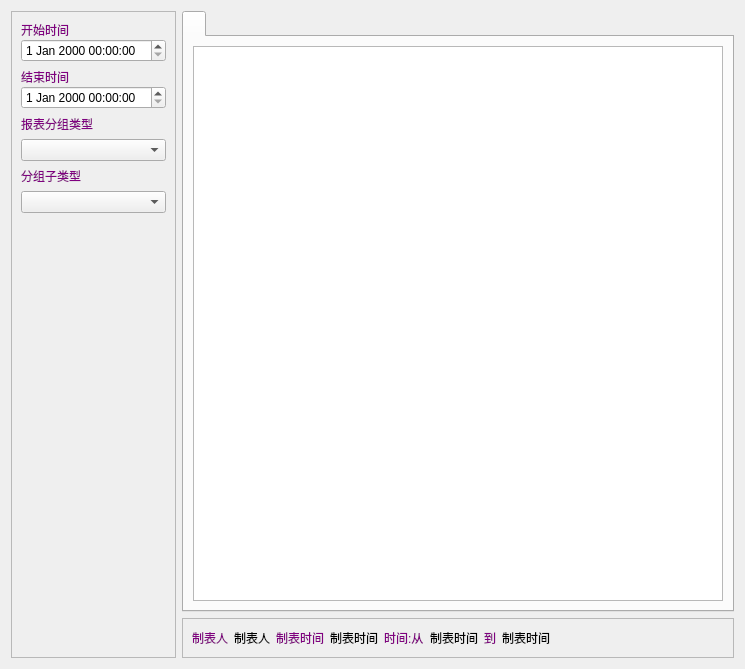
<?xml version="1.0" encoding="UTF-8"?>
<ui version="4.0">
 <class>w_rpt_report_cashreport_Dialog</class>
 <widget class="QDialog" name="w_rpt_report_cashreport_Dialog">
  <property name="geometry">
   <rect>
    <x>0</x>
    <y>0</y>
    <width>745</width>
    <height>669</height>
   </rect>
  </property>
  <property name="windowTitle">
   <string>Dialog</string>
  </property>
  <layout class="QHBoxLayout" name="horizontalLayout">
   <item>
    <widget class="QFrame" name="frame">
     <property name="minimumSize">
      <size>
       <width>0</width>
       <height>0</height>
      </size>
     </property>
     <property name="maximumSize">
      <size>
       <width>16777215</width>
       <height>16777215</height>
      </size>
     </property>
     <property name="frameShape">
      <enum>QFrame::StyledPanel</enum>
     </property>
     <property name="frameShadow">
      <enum>QFrame::Raised</enum>
     </property>
     <layout class="QVBoxLayout" name="verticalLayout_5" stretch="0,0,0,0,0,0,0,1">
      <property name="leftMargin">
       <number>9</number>
      </property>
      <property name="rightMargin">
       <number>9</number>
      </property>
      <item>
       <layout class="QVBoxLayout" name="verticalLayout_2">
        <property name="spacing">
         <number>0</number>
        </property>
        <item>
         <widget class="QLabel" name="label">
          <property name="styleSheet">
           <string notr="true">color:purple;</string>
          </property>
          <property name="text">
           <string>开始时间</string>
          </property>
         </widget>
        </item>
        <item>
         <widget class="lds_datetimeEdit" name="dateTimeEdit"/>
        </item>
       </layout>
      </item>
      <item>
       <layout class="QVBoxLayout" name="verticalLayout_3">
        <property name="spacing">
         <number>0</number>
        </property>
        <item>
         <widget class="QLabel" name="label_2">
          <property name="styleSheet">
           <string notr="true">color:purple;</string>
          </property>
          <property name="text">
           <string>结束时间</string>
          </property>
         </widget>
        </item>
        <item>
         <widget class="lds_datetimeEdit" name="dateTimeEdit_2"/>
        </item>
       </layout>
      </item>
      <item>
       <widget class="QLabel" name="label_3">
        <property name="styleSheet">
         <string notr="true">color:purple;</string>
        </property>
        <property name="text">
         <string>报表分组类型</string>
        </property>
       </widget>
      </item>
      <item>
       <widget class="lds_ComboBox" name="comboBox_11"/>
      </item>
      <item>
       <widget class="QLabel" name="label_4">
        <property name="styleSheet">
         <string notr="true">color:purple;</string>
        </property>
        <property name="text">
         <string>分组子类型</string>
        </property>
       </widget>
      </item>
      <item>
       <widget class="lds_ComboBox" name="comboBox_12"/>
      </item>
      <item>
       <widget class="lds_toolbar" name="widget"/>
      </item>
      <item>
       <spacer name="verticalSpacer">
        <property name="orientation">
         <enum>Qt::Vertical</enum>
        </property>
        <property name="sizeHint" stdset="0">
         <size>
          <width>20</width>
          <height>40</height>
         </size>
        </property>
       </spacer>
      </item>
     </layout>
    </widget>
   </item>
   <item>
    <layout class="QVBoxLayout" name="verticalLayout_6">
     <item>
      <widget class="QTabWidget" name="tabWidget">
       <property name="currentIndex">
        <number>0</number>
       </property>
       <widget class="QWidget" name="tab">
        <attribute name="title">
         <string/>
        </attribute>
        <layout class="QVBoxLayout" name="verticalLayout_4">
         <item>
          <widget class="lds_tableview_sum" name="tableView"/>
         </item>
        </layout>
       </widget>
      </widget>
     </item>
     <item>
      <widget class="QFrame" name="frame_3">
       <property name="frameShape">
        <enum>QFrame::StyledPanel</enum>
       </property>
       <property name="frameShadow">
        <enum>QFrame::Raised</enum>
       </property>
       <layout class="QHBoxLayout" name="horizontalLayout_2">
        <item>
         <widget class="QLabel" name="label_10">
          <property name="styleSheet">
           <string notr="true">color:purple;</string>
          </property>
          <property name="text">
           <string>制表人</string>
          </property>
         </widget>
        </item>
        <item>
         <widget class="QLabel" name="label_operator">
          <property name="text">
           <string>制表人</string>
          </property>
         </widget>
        </item>
        <item>
         <widget class="QLabel" name="label_11">
          <property name="styleSheet">
           <string notr="true">color:purple;</string>
          </property>
          <property name="text">
           <string>制表时间</string>
          </property>
         </widget>
        </item>
        <item>
         <widget class="QLabel" name="label_operattime">
          <property name="text">
           <string>制表时间</string>
          </property>
         </widget>
        </item>
        <item>
         <widget class="QLabel" name="label_12">
          <property name="styleSheet">
           <string notr="true">color:purple;</string>
          </property>
          <property name="text">
           <string>时间:从</string>
          </property>
         </widget>
        </item>
        <item>
         <widget class="QLabel" name="label_timefrom">
          <property name="text">
           <string>制表时间</string>
          </property>
         </widget>
        </item>
        <item>
         <widget class="QLabel" name="label_13">
          <property name="styleSheet">
           <string notr="true">color:purple;</string>
          </property>
          <property name="text">
           <string>到</string>
          </property>
         </widget>
        </item>
        <item>
         <widget class="QLabel" name="label_timeto">
          <property name="text">
           <string>制表时间</string>
          </property>
         </widget>
        </item>
        <item>
         <spacer name="horizontalSpacer">
          <property name="orientation">
           <enum>Qt::Horizontal</enum>
          </property>
          <property name="sizeHint" stdset="0">
           <size>
            <width>40</width>
            <height>20</height>
           </size>
          </property>
         </spacer>
        </item>
       </layout>
      </widget>
     </item>
    </layout>
   </item>
  </layout>
 </widget>
 <customwidgets>
  <customwidget>
   <class>lds_toolbar</class>
   <extends>QFrame</extends>
   <header>lds_toolbar.h</header>
   <container>1</container>
  </customwidget>
  <customwidget>
   <class>lds_tableview_sum</class>
   <extends>QTableView</extends>
   <header>lds_tableview_sum.h</header>
  </customwidget>
  <customwidget>
   <class>lds_datetimeEdit</class>
   <extends>QDateTimeEdit</extends>
   <header>lds_datetimeedit.h</header>
  </customwidget>
  <customwidget>
   <class>lds_ComboBox</class>
   <extends>QComboBox</extends>
   <header>lds_combobox.h</header>
  </customwidget>
 </customwidgets>
 <tabstops>
  <tabstop>comboBox_11</tabstop>
  <tabstop>comboBox_12</tabstop>
  <tabstop>dateTimeEdit</tabstop>
  <tabstop>dateTimeEdit_2</tabstop>
  <tabstop>tabWidget</tabstop>
  <tabstop>tableView</tabstop>
 </tabstops>
 <resources/>
 <connections/>
</ui>
